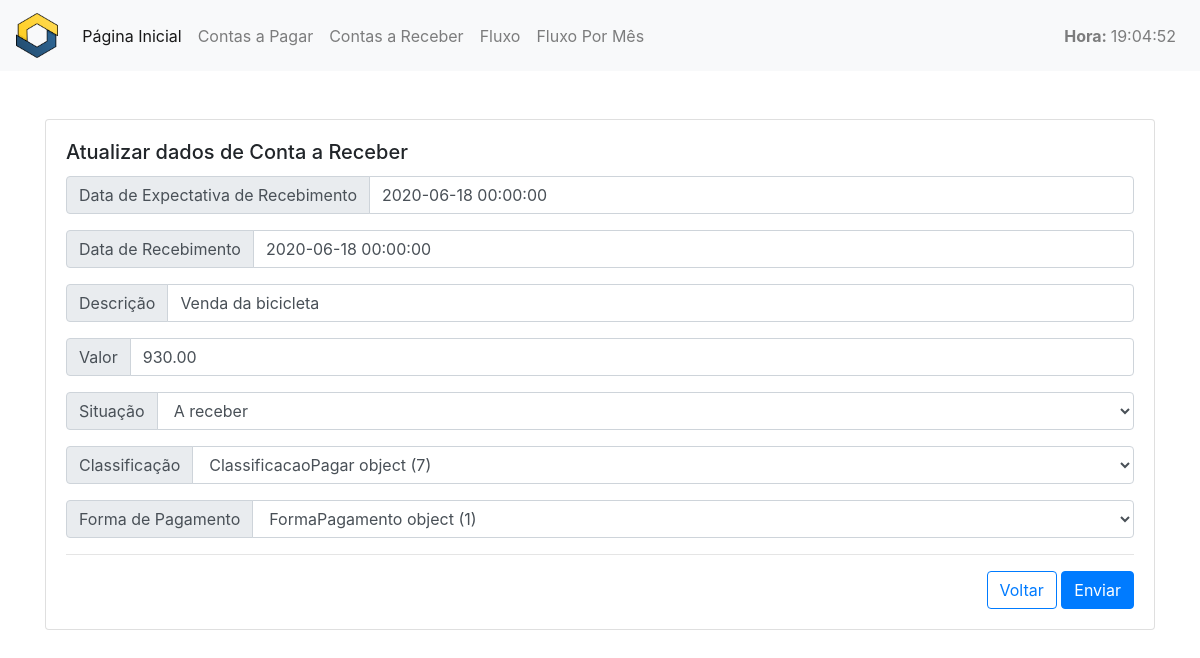
/contasreceber/5, run on an earlier commit of the app's database.
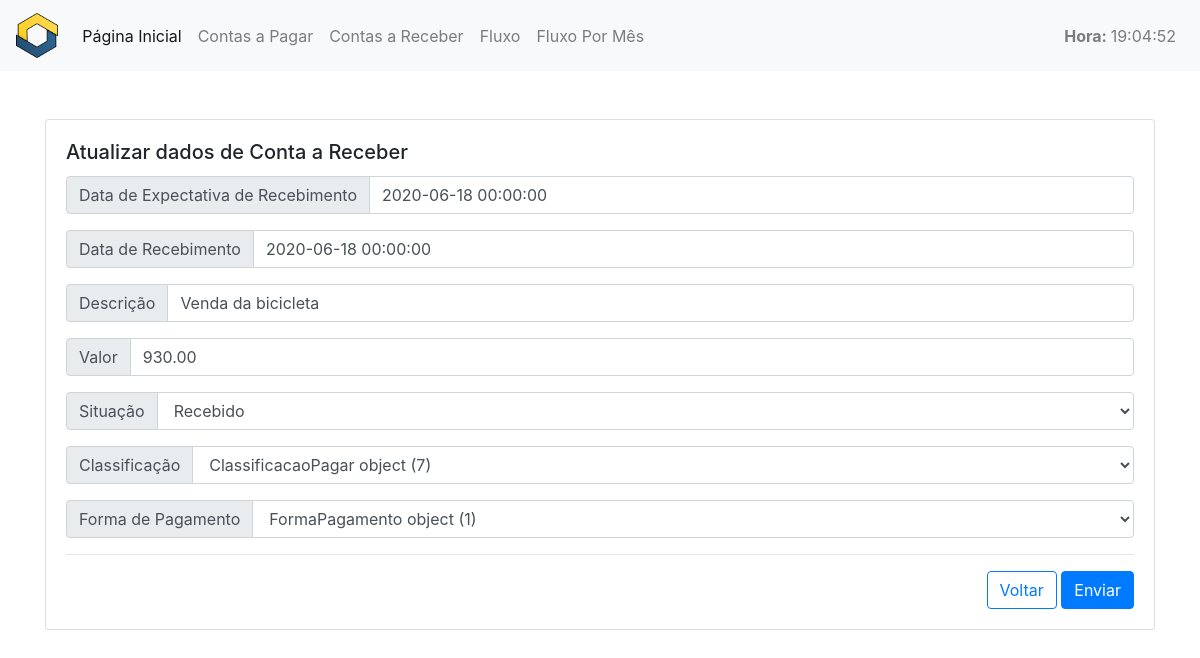
And on a later commit of the database.
### controlefinanceiro/models.py (models this page shows)
class ContasReceber(models.Model):
    RECEBIDO = 'Recebido'
    RECEBER = 'A receber'
    situacao_receber_choices = [
        (RECEBIDO, 'Recebido'),
        (RECEBER, 'A receber'),
    ]
    data_expectativa = models.DateTimeField()
    data_recebimento = models.DateTimeField()
    valor = models.DecimalField(
        max_digits=8,
        decimal_places=2,
        null=False,
        blank=False
    )
    descricao = models.CharField(
        max_length=255,
        null=False,
        blank=False,
    )
    situacao = models.CharField(
        max_length=10,
        choices=situacao_receber_choices,
        default=RECEBIDO,
    )
    classificacoes = models.ForeignKey(
        ClassificacaoPagar, on_delete=models.CASCADE,
        default=7
    )
    formaspagamento = models.ForeignKey(
        FormaPagamento, on_delete=models.CASCADE,
        default=1
    )
    objetos = models.Manager()

### website/views.py (the view)
# urls.py: path('contasreceber/<pk>', ContasReceberUpdateView.as_view(), name="atualiza_contas_receber"),
class ContasReceberUpdateView(UpdateView):
    template_name = "website/contasreceber/atualizacontasreceber.html"
    model = ContasReceber
    fields = '__all__'
    context_objetc_name = "contasreceber"
    success_url = reverse_lazy("website:lista_contas_receber")

### website/templatetags/tempoatual.py (called while the page is built)
@register.simple_tag
def tempoatual():
    return datetime.datetime.now().strftime('%H:%M:%S')

### website/templates/website/contasreceber/atualizacontasreceber.html (shortened to what this page needs)
{% extends "website/_layouts/base.html" %}
{% load widget_tweaks %}
{% block conteudo %}
<div class="container mt-5">
  <div class="row">
    <div class="col-lg-12 col-md-12 col-sm-12 col-xs-12">
      <div class="card">
        <div class="card-body">
          <h5 class="card-title">Atualizar dados de Conta a Receber</h5>
          <form method="post">
            <div class="input-group mb-3">
              <div class="input-group-prepend">
                <span class="input-group-text">Data de Expectativa de Recebimento</span>
              </div>
              {% render_field form.data_expectativa class+="form-control" %}
            </div>
            <div class="input-group mb-3">
              <div class="input-group-prepend">
                <span class="input-group-text">Data de Recebimento</span>
              </div>
              {% render_field form.data_recebimento class+="form-control" %}
            </div>
            <div class="input-group mb-3">
              <div class="input-group-prepend">
                <span class="input-group-text">Descrição</span>
              </div>
              {% render_field form.descricao class+="form-control" %}
            </div>
             <div class="input-group mb-3">
              <div class="input-group-prepend">
                <span class="input-group-text">Valor</span>
              </div>
              {% render_field form.valor class+="form-control" %}
            </div>
            <div class="input-group mb-3">
              <div class="input-group-prepend">
                <span class="input-group-text">Situação</span>
              </div>
              {% render_field form.situacao class+="form-control" %}
            </div>
            <div class="input-group mb-3">
              <div class="input-group-prepend">
                <span class="input-group-text">Classificação</span>
              </div>
              {% render_field form.classificacoes class+="form-control" %}
            </div>
            <div class="input-group mb-3">
              <div class="input-group-prepend">
                <span class="input-group-text">Forma de Pagamento</span>
              </div>
              {% render_field form.formaspagamento class+="form-control" %}
            </div>
            <hr />
            <div class="text-right">
              <a href="{% url 'website:lista_contas_receber' %}" class="btn btn-outline-primary">Voltar</a>
              <button class="btn btn-primary">Enviar</button>
            </div>
          </form>
        </div>
      </div>
    </div>
  </div>
</div>
{% endblock %}

What changed in the data, as far as the page shows it:
changed ContasReceber "Venda da bicicleta": situacao "A receber" → "Recebido"
